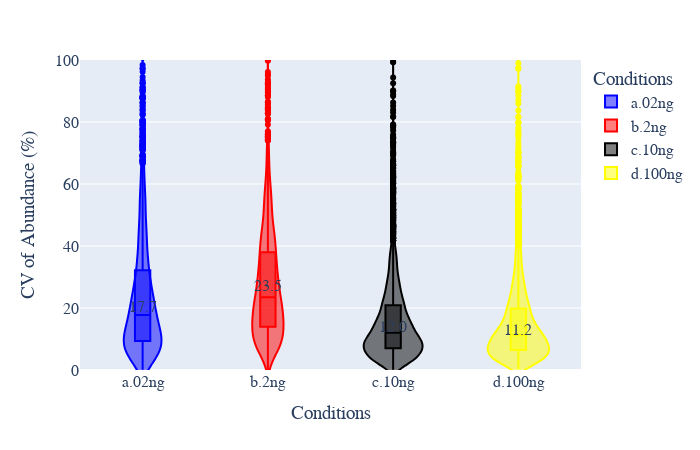

The code cell stored with this chart in its notebook:
### Code cell
# CV violin plot
plot_options={    
        "mean label": "True",
        "box": "True",
        "X Title": "Conditions",
        "Y Title": "CV of Abundance (%)",
        "color": ["blue", "red", "black", "yellow", "green", "purple",
                  "orange", "brown", "pink", "gray", "olive", "cyan"],
        "width": 700,
        "height": 450,
        "font": dict(size=16, family="Arial black"),
        "violinmode": "overlay",
        "ylimits": [-0, 100],
        "help for information only": \
        "Mean label options: True or False." \
        "color: the first few colors will be used"\
        "violinmode: group or overlay." \
    }
figure, _, _ =CV_plots(data_obj, plot_options, saved_settings,username="LL1110_RAW_protein")
figure.show()
#figure.write_image("images/test.svg")

### Figure 1 — Plotly figure (JSON) as saved in the notebook; plotly's stock layout.template omitted (floating-point values rounded to 4 significant figures; data arrays with more than 128 entries replaced by an {"elided": "..."} marker saying what was removed)
{"data": [{"alignmentgroup": "True", "box": {"visible": true}, "hovertemplate": "Conditions=%{x}<br>CV=%{y}<extra></extra>", "legendgroup": "a.02ng", "marker": {"color": "blue"}, "name": "a.02ng", "offsetgroup": "a.02ng", "orientation": "v", "scalegroup": "True", "showlegend": true, "type": "violin", "x": {"elided": "3484 str values"}, "x0": " ", "xaxis": "x", "y": {"elided": "3484 float values"}, "y0": " ", "yaxis": "y"}, {"alignmentgroup": "True", "box": {"visible": true}, "hovertemplate": "Conditions=%{x}<br>CV=%{y}<extra></extra>", "legendgroup": "b.2ng", "marker": {"color": "red"}, "name": "b.2ng", "offsetgroup": "b.2ng", "orientation": "v", "scalegroup": "True", "showlegend": true, "type": "violin", "x": {"elided": "3871 str values"}, "x0": " ", "xaxis": "x", "y": {"elided": "3871 float values"}, "y0": " ", "yaxis": "y"}, {"alignmentgroup": "True", "box": {"visible": true}, "hovertemplate": "Conditions=%{x}<br>CV=%{y}<extra></extra>", "legendgroup": "c.10ng", "marker": {"color": "black"}, "name": "c.10ng", "offsetgroup": "c.10ng", "orientation": "v", "scalegroup": "True", "showlegend": true, "type": "violin", "x": {"elided": "4931 str values"}, "x0": " ", "xaxis": "x", "y": {"elided": "4931 float values"}, "y0": " ", "yaxis": "y"}, {"alignmentgroup": "True", "box": {"visible": true}, "hovertemplate": "Conditions=%{x}<br>CV=%{y}<extra></extra>", "legendgroup": "d.100ng", "marker": {"color": "yellow"}, "name": "d.100ng", "offsetgroup": "d.100ng", "orientation": "v", "scalegroup": "True", "showlegend": true, "type": "violin", "x": {"elided": "5654 str values"}, "x0": " ", "xaxis": "x", "y": {"elided": "5654 float values"}, "y0": " ", "yaxis": "y"}], "layout": {"annotations": [{"showarrow": false, "text": "17.7", "x": "a.02ng", "y": 20.38}, {"showarrow": false, "text": "23.5", "x": "b.2ng", "y": 27.01}, {"showarrow": false, "text": "12.0", "x": "c.10ng", "y": 13.82}, {"showarrow": false, "text": "11.2", "x": "d.100ng", "y": 12.91}], "font": {"family": "Arial black", "size": 16}, "height": 450, "legend": {"title": {"text": "Conditions"}, "tracegroupgap": 0}, "margin": {"t": 60}, "showlegend": true, "violinmode": "overlay", "width": 700, "xaxis": {"anchor": "y", "categoryarray": ["a.02ng", "b.2ng", "c.10ng", "d.100ng"], "categoryorder": "array", "domain": [0, 1], "title": {"text": "Conditions"}}, "yaxis": {"anchor": "x", "domain": [0, 1], "range": [0, 100], "title": {"text": "CV of Abundance (%)"}}}}
